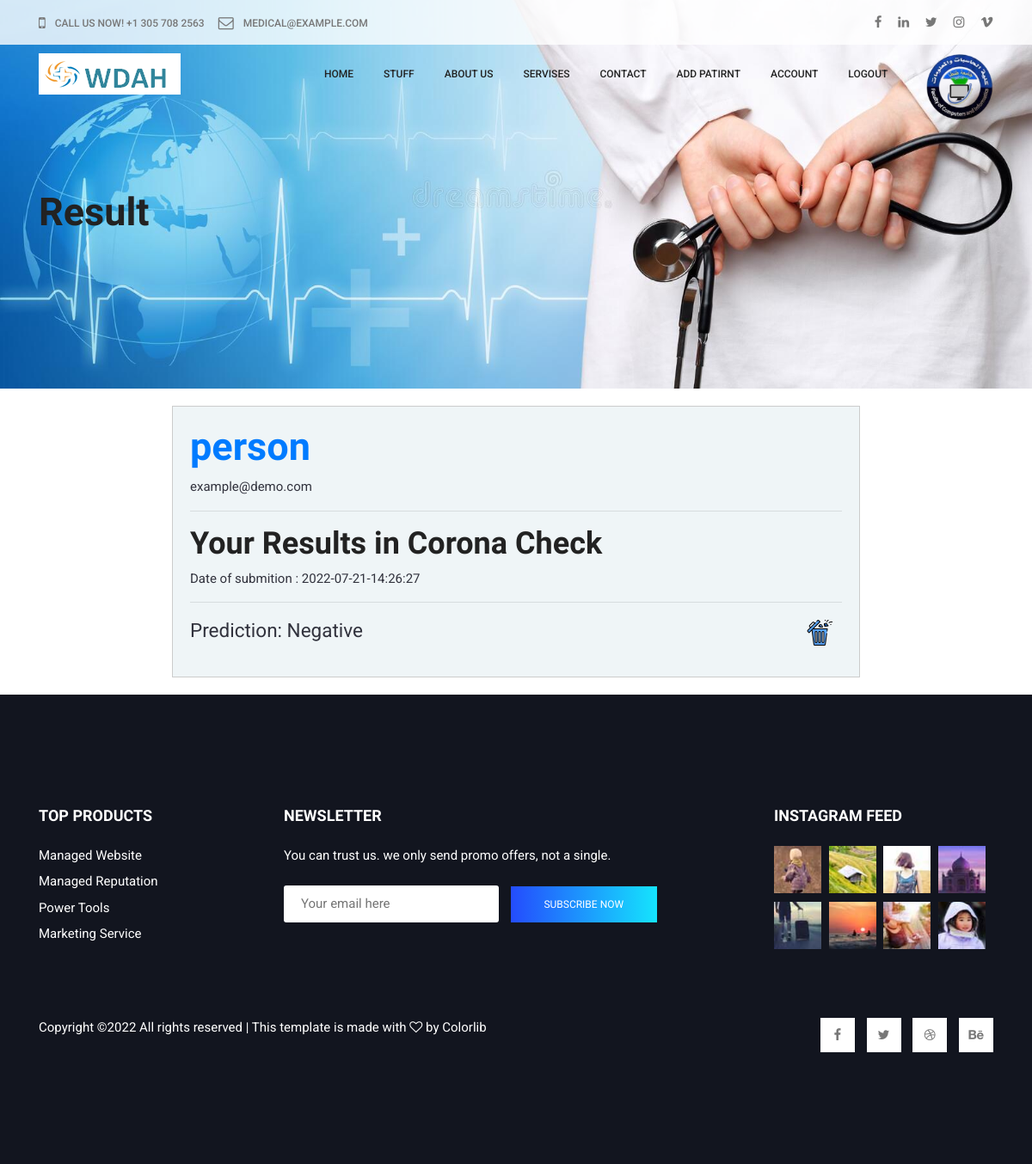
Screenshot of /result/22 (signed in) with the database file from the repository.
### Webapp/models.py (models this page shows, shortened)
class User(db.Model, UserMixin):
    id = db.Column(db.Integer, primary_key=True)
    username = db.Column(db.String(20), unique=True, nullable=False)
    email = db.Column(db.String(120), unique=True, nullable=False)
    password = db.Column(db.String(60), nullable=False)
    first_name = db.Column(db.String(20), nullable=False, default = 'none')
    last_name = db.Column(db.String(20), nullable=False, default = 'none')
    image_user = db.Column(db.String(20), nullable=False, default = 'default.jpg')
    results = db.relationship('Res', backref='author', lazy=True)
    userType = db.Column(db.String(100), nullable=False, default = 'none')
    department = db.Column(db.String(100), nullable=False, default = 'none')

class Res(db.Model):
    id = db.Column(db.Integer, primary_key=True)
    date_posted = db.Column(db.DateTime, nullable=False, default=datetime.utcnow)
    title = db.Column(db.String(100), nullable=False, default = 'none')
    content = db.Column(db.Text, nullable=False, default = 'none')
    user_id = db.Column(db.Integer, db.ForeignKey('user.id'), nullable=False)
    def __repr__(self):
        return f"{self.content}"

### Webapp/routes.py (the view)
@app.route('/result/<int:result_id>')
@login_required
def result(result_id):
    result = Res.query.get_or_404(result_id)
    return render_template('result.html', title='Result', result=result)

### Webapp/models.py (called while the page is built)
@login_manager.user_loader
def load_user(user_id):
    return User.query.get(int(user_id))

### Webapp/templates/result.html (shortened to what this page needs)
{% extends 'base.html' %}
{% block head %}
    <link rel="stylesheet" href="{{ url_for('static', filename='css/account.css') }}">
{% endblock %}
{% block body %}
    <div class="account">
        <h1><a title="user account" href="{{ url_for('account') }}">{{ current_user.username }}</a></h1>
        <p>{{ current_user.email }}</p>
        <hr>
        <h2>Your Results in {{ result.title }}</h2>
        <div>
            <p>Date of submition : {{ result.date_posted.strftime('%Y-%m-%d-%H:%M:%S') }}</p>
        </div>
        <div id="deleteIcon">
            <button title="delete button" id="deletionButton" type="submit"  data-toggle="modal" data-target="#deleteModal">
            </button>
        </div>
        <hr>
        <p id="result">{{ result }} <br></p>
    </div>
{% endblock %}

### Webapp/static/css/account.css (style rules this page uses)
.account { border: 1px solid #ccc; background-color: rgb(239, 245, 247); padding: 20px; margin-top: 20px; margin-bottom: 20px; margin-right: 200px; margin-left: 200px; color: rgb(49, 50, 61); }
#result { font-size: 150%; }
#deleteIcon { float: right; margin-right: 10px; margin-top: 10px; padding-top: 10px; }
#deletionButton { background-image: url('/static/images/bin.png'); border: none; background-color: transparent; background-repeat: no-repeat; width: 32px; height: 32px; }

### rows the page displays
User: username "person", email "example@demo.com"
Res: title "Corona Check", date_posted "2022-07-21-14:26:27", content "Prediction: Negative"

### other values shown
{{ title }} "Result"
